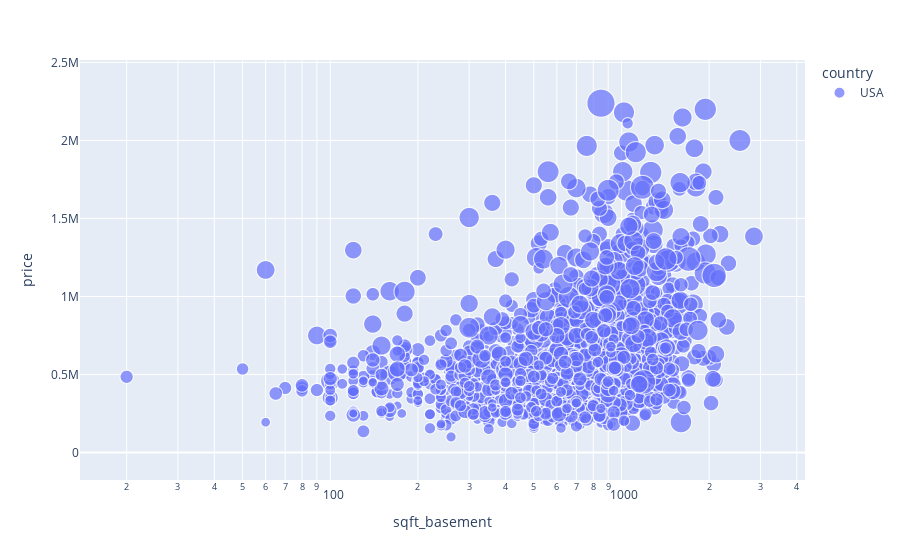

Write notebook code for a chart like this one.
### Code cell
fig = px.scatter(df_no_outlier, x='sqft_basement', y='price', size='sqft_above', color='country', hover_name='street', 
                 log_x=True, size_max=30)

fig

### Figure 1 — Plotly figure (JSON) as saved in the notebook; plotly's stock layout.template omitted (floating-point values rounded to 4 significant figures; data arrays with more than 128 entries replaced by an {"elided": "..."} marker saying what was removed)
{"data": [{"hovertemplate": "<b>%{hovertext}</b><br><br>country=USA<br>sqft_basement=%{x}<br>price=%{y}<br>sqft_above=%{marker.size}<extra></extra>", "hovertext": {"elided": "4517 str values"}, "legendgroup": "USA", "marker": {"color": "#636efa", "size": {"elided": "4517 int values"}, "sizemode": "area", "sizeref": 8.133, "symbol": "circle"}, "mode": "markers", "name": "USA", "showlegend": true, "type": "scattergl", "x": {"elided": "4517 int values"}, "xaxis": "x", "y": {"elided": "4517 float values"}, "yaxis": "y"}], "layout": {"legend": {"itemsizing": "constant", "title": {"text": "country"}, "tracegroupgap": 0}, "margin": {"t": 60}, "xaxis": {"anchor": "y", "domain": [0, 1], "title": {"text": "sqft_basement"}, "type": "log"}, "yaxis": {"anchor": "x", "domain": [0, 1], "title": {"text": "price"}}}}
